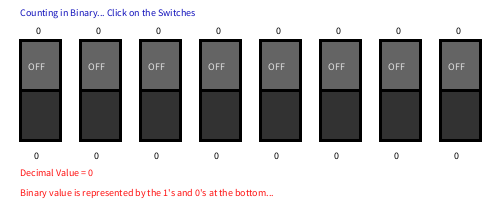
Frame 1 (no input)
Frame 60 (the mouse pressed at the canvas centre just before this capture): identical to frame 1, image omitted
Frame 120 (the mouse held since frame 60 and released just before this capture): identical to frame 1, image omitted

The Processing sketch that drew this single still picture (run headless with seeded random() and noise(); from frame 60 on, the mouse is pressed at the canvas centre):

// Processing sketch: binaryLightSwitches
// ── binaryLightSwitches.pde
Switch[] theSwitches = new Switch[8];
long decimalVal;

void setup() {
  size(500, 220);
  strokeWeight(3);
  textSize(10);
  decimalVal = 0;

  for (int i = 0; i < theSwitches.length; i++) {
    theSwitches[i] = new Switch(20+i*60, 40, theSwitches.length-i-1);
  }
}

void draw() {
  background(255);

  // An advantage of the loop is making a lot of if statements on general one :)
  for (int i = 0; i < theSwitches.length; i++) {
    // The current Switch of the loop (arbitraily named iSwitch)
    Switch iSwitch = theSwitches[i];

    iSwitch.display();

    if (iSwitch.on) {
      text((int)pow(2, iSwitch.binValue), iSwitch.x+14, iSwitch.y-6); 
      text("1", iSwitch.x+16, iSwitch.y+119);
    }
    else {
      text("0", iSwitch.x+16, iSwitch.y-6);
      text("0", iSwitch.x+14, iSwitch.y+119);
    }
  }

  // I moved these here so they are displayed once per frame
  fill(#FF1010);
  text("Decimal Value = " + decimalVal, 20, 176);
  text("Binary value is represented by the 1's and 0's at the bottom...", 20, 196);
  fill(#1010BB);
  text("Counting in Binary... Click on the Switches", 20, 16);
}

class Switch {
  boolean on;
  int x, y, binValue;
  
  Switch(int inX, int inY, int inVal) {
    on = false;
    x = inX;
    y = inY;
    binValue = inVal;
  }
  
  void display() {
    if (on) fill(50);
    else fill(100);
    rect(x, y, 40, 100);
    if (on) fill(100);
    else fill(50);
    rect(x, y+50, 40, 50);
    fill(225);
    if (on) text("ON", x+10, y+78);
    else text("OFF", x+8, y+30);
    fill(0);
  }
}

int updateDecVal(int value) {
  decimalVal = decimalVal + value;
  return value;
}

void mousePressed() {
  if (mouseY > 40 && mouseY < 140) {
    for (int i = 0; i < theSwitches.length; i++) {
      if (mouseX > 20+i*60 && mouseX < (i+1)*60) {
        theSwitches[i].on = !theSwitches[i].on;
        if (theSwitches[i].on) {
          decimalVal += updateDecVal((int)pow(2, theSwitches[i].binValue));
        }else {
          decimalVal -= updateDecVal((int)pow(2, theSwitches[i].binValue));
        }
      }
    }
  }
}
